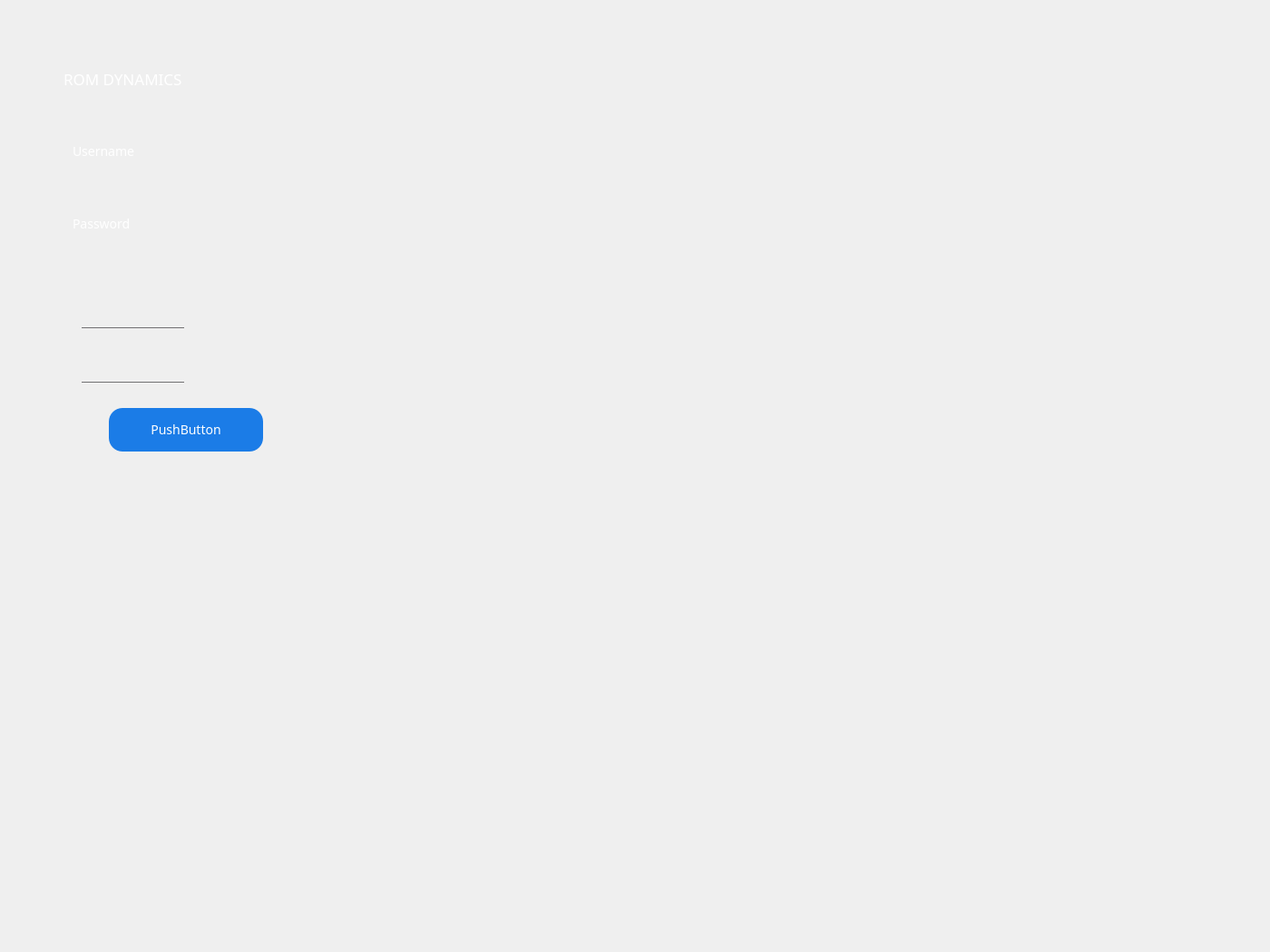
<?xml version="1.0" encoding="UTF-8"?>
<ui version="4.0">
 <class>MainWindow</class>
 <widget class="QMainWindow" name="MainWindow">
  <property name="geometry">
   <rect>
    <x>0</x>
    <y>0</y>
    <width>1400</width>
    <height>1050</height>
   </rect>
  </property>
  <property name="minimumSize">
   <size>
    <width>1400</width>
    <height>1050</height>
   </size>
  </property>
  <property name="maximumSize">
   <size>
    <width>2800</width>
    <height>2100</height>
   </size>
  </property>
  <property name="font">
   <font>
    <family>Umpush</family>
    <pointsize>-1</pointsize>
    <italic>true</italic>
   </font>
  </property>
  <property name="windowTitle">
   <string>ROM DYNAMICS Robotics &amp; AI Research</string>
  </property>
  <property name="windowIcon">
   <iconset resource="rom_res.qrc">
    <normaloff>:/haha/rom_resource/main_dWS_icon.ico</normaloff>:/haha/rom_resource/main_dWS_icon.ico</iconset>
  </property>
  <property name="styleSheet">
   <string notr="true">#centralwidget{
background-image: url(:/haha/rom_resource/mdyblur1400x1050.png) 0 0 0 0 stretch stretch;
}

*{
font-family: Umpush;
font-size: 14px;
color:blue;
}

#loginFrame{
background:rgba(0,0,0,0.6);
border-radius: 15px;
}

#pushButton{
border-radius: 0px;
background: transparent;
}

#loginBtn{
border-radius:15px;
color: white;
background: rgb(27, 124, 231);
Font-size: 14px;
}

#loginBtn:hover{
border-radius:15px;
color: #333;
background:rgb(155, 194, 251);
font-weight:bold;
}

#lineEditPassword,#lineEditUserName {
background: transparent;
border: none;
color: #717072;
border-bottom: 1px solid #717072;
Font-size: 14px;
}
#labelUserName{
Font-size: 14px;
color: white;
background: transparent;
}
#labelPassword{
Font-size: 14px;
color: white;
background: transparent;
}

#labelLoginHere{
Font-size: 17px;
color: white;
background: transparent;
}</string>
  </property>
  <widget class="QWidget" name="centralwidget">
   <property name="styleSheet">
    <string notr="true">*{
font-family: Umpush;
font-size: 14px;
color:blue;
}

#loginFrame{
background:rgba(0,0,0,0.6);
border-radius: 15px;
}

#pushButton{
border-radius: 0px;
background: transparent;
}

#loginBtn{
border-radius:15px;
color: white;
background: rgb(27, 124, 231);
Font-size: 14px;
}

#loginBtn:hover{
border-radius:15px;
color: #333;
background:rgb(155, 194, 251);
font-weight:bold;
}

#lineEditPassword,#lineEditUserName {
background: transparent;
border: none;
color: #717072;
border-bottom: 1px solid #717072;
Font-size: 14px;
}
#labelUserName{
Font-size: 14px;
color: white;
background: transparent;
}
#labelPassword{
Font-size: 14px;
color: white;
background: transparent;
}

#labelLoginHere{
Font-size: 17px;
color: white;
background: transparent;
}</string>
   </property>
   <widget class="QStackedWidget" name="stackedWidget">
    <property name="geometry">
     <rect>
      <x>0</x>
      <y>0</y>
      <width>1411</width>
      <height>1051</height>
     </rect>
    </property>
    <property name="styleSheet">
     <string notr="true">background-color: transparent;</string>
    </property>
    <property name="currentIndex">
     <number>0</number>
    </property>
    <widget class="QWidget" name="loginWidget">
     <property name="styleSheet">
      <string notr="true">*{
font-family: Umpush;
font-size: 14px;
color:blue;
}

#loginFrame{
background:rgba(0,0,0,0.6);
border-radius: 15px;
}

#pushButton{
border-radius: 0px;
background: transparent;
}

#loginBtn{
border-radius:15px;
color: white;
background: rgb(27, 124, 231);
Font-size: 14px;
}

#loginBtn:hover{
border-radius:15px;
color: #333;
background:rgb(155, 194, 251);
font-weight:bold;
}

#lineEditPassword,#lineEditUserName {
background: transparent;
border: none;
color: #717072;
border-bottom: 1px solid #717072;
Font-size: 14px;
}
#labelUserName{
Font-size: 14px;
color: white;
background: transparent;
}
#labelPassword{
Font-size: 14px;
color: white;
background: transparent;
}

#labelLoginHere{
Font-size: 17px;
color: white;
background: transparent;
}</string>
     </property>
     <widget class="QLabel" name="labelLoginHere">
      <property name="geometry">
       <rect>
        <x>70</x>
        <y>70</y>
        <width>141</width>
        <height>34</height>
       </rect>
      </property>
      <property name="text">
       <string>ROM DYNAMICS</string>
      </property>
     </widget>
     <widget class="QLabel" name="labelUserName">
      <property name="geometry">
       <rect>
        <x>80</x>
        <y>150</y>
        <width>129</width>
        <height>34</height>
       </rect>
      </property>
      <property name="text">
       <string>Username</string>
      </property>
     </widget>
     <widget class="QLabel" name="labelPassword">
      <property name="geometry">
       <rect>
        <x>80</x>
        <y>230</y>
        <width>129</width>
        <height>34</height>
       </rect>
      </property>
      <property name="text">
       <string>Password</string>
      </property>
     </widget>
     <widget class="QLineEdit" name="lineEditUserName">
      <property name="geometry">
       <rect>
        <x>90</x>
        <y>320</y>
        <width>113</width>
        <height>42</height>
       </rect>
      </property>
     </widget>
     <widget class="QLineEdit" name="lineEditPassword">
      <property name="geometry">
       <rect>
        <x>90</x>
        <y>380</y>
        <width>113</width>
        <height>42</height>
       </rect>
      </property>
     </widget>
     <widget class="QPushButton" name="loginBtn">
      <property name="geometry">
       <rect>
        <x>120</x>
        <y>450</y>
        <width>170</width>
        <height>48</height>
       </rect>
      </property>
      <property name="text">
       <string>PushButton</string>
      </property>
      <property name="autoDefault">
       <bool>true</bool>
      </property>
     </widget>
    </widget>
    <widget class="QWidget" name="dashboardWidget">
     <widget class="QFrame" name="chart1">
      <property name="geometry">
       <rect>
        <x>20</x>
        <y>90</y>
        <width>441</width>
        <height>311</height>
       </rect>
      </property>
      <layout class="QVBoxLayout" name="verticalLayout"/>
     </widget>
     <widget class="QFrame" name="chart2">
      <property name="geometry">
       <rect>
        <x>480</x>
        <y>90</y>
        <width>441</width>
        <height>311</height>
       </rect>
      </property>
      <layout class="QVBoxLayout" name="verticalLayout_2"/>
     </widget>
     <widget class="QFrame" name="chart3">
      <property name="geometry">
       <rect>
        <x>940</x>
        <y>90</y>
        <width>441</width>
        <height>311</height>
       </rect>
      </property>
      <layout class="QVBoxLayout" name="verticalLayout_3"/>
     </widget>
     <widget class="QFrame" name="chart4">
      <property name="geometry">
       <rect>
        <x>20</x>
        <y>420</y>
        <width>441</width>
        <height>311</height>
       </rect>
      </property>
      <layout class="QVBoxLayout" name="verticalLayout_4"/>
     </widget>
     <widget class="QFrame" name="chart5">
      <property name="geometry">
       <rect>
        <x>480</x>
        <y>420</y>
        <width>441</width>
        <height>311</height>
       </rect>
      </property>
      <layout class="QVBoxLayout" name="verticalLayout_5"/>
     </widget>
     <widget class="QFrame" name="chart6">
      <property name="geometry">
       <rect>
        <x>940</x>
        <y>420</y>
        <width>441</width>
        <height>311</height>
       </rect>
      </property>
      <layout class="QVBoxLayout" name="verticalLayout_6"/>
     </widget>
    </widget>
   </widget>
  </widget>
 </widget>
 <resources>
  <include location="rom_res.qrc"/>
 </resources>
 <connections/>
</ui>
